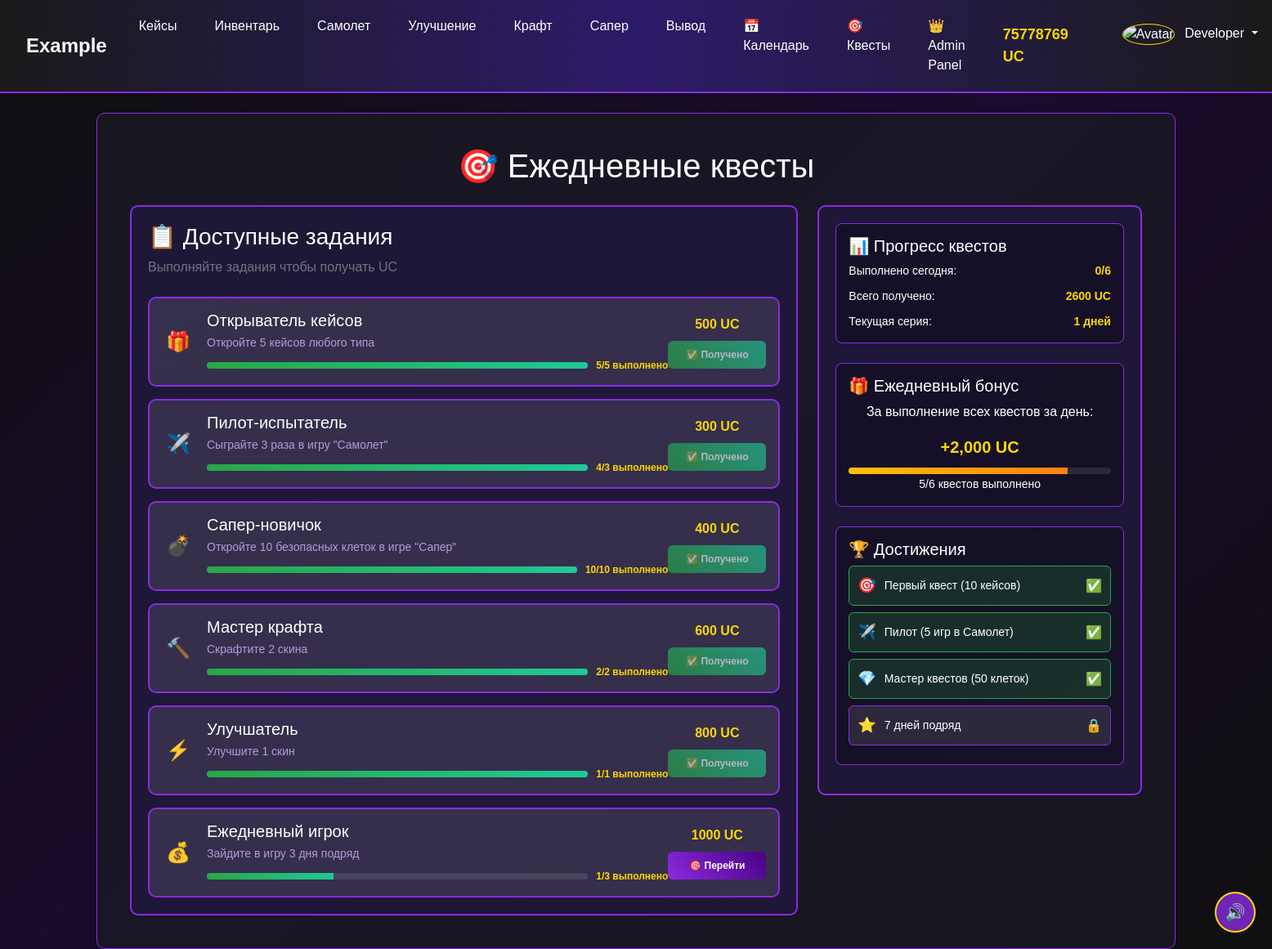
Page /quests (signed in) on the committed database.
### tables this page shows
CREATE TABLE quests (
            id INTEGER PRIMARY KEY AUTOINCREMENT,
            title TEXT NOT NULL,
            description TEXT NOT NULL,
            quest_type TEXT NOT NULL,
            target_value INTEGER NOT NULL,
            reward_amount INTEGER NOT NULL,
            is_active INTEGER DEFAULT 1
        );

CREATE TABLE user_stats (
            id INTEGER PRIMARY KEY AUTOINCREMENT,
            user_id INTEGER NOT NULL,
            last_login DATE,
            consecutive_logins INTEGER DEFAULT 0,
            total_cases_opened INTEGER DEFAULT 0,
            total_plane_games INTEGER DEFAULT 0,
            total_mines_games INTEGER DEFAULT 0,
            total_safe_cells INTEGER DEFAULT 0,
            total_crafts INTEGER DEFAULT 0,
            total_upgrades INTEGER DEFAULT 0,
            FOREIGN KEY (user_id) REFERENCES users (id),
            UNIQUE(user_id)
        );

### app.py (the view)
@app.route('/quests')
def quests():
    if 'user_id' not in session:
        return redirect(url_for('auth_login'))
    user_id = session['user_id']
    conn = get_db_connection()
    quests_data = conn.execute('''
        SELECT
            q.id,
            q.title,
            q.description,
            q.quest_type,
            q.target_value,
            q.reward_amount,
            COALESCE(qp.current_value, 0) as current_value,
            CASE WHEN COALESCE(qp.current_value, 0) >= q.target_value THEN 1 ELSE 0 END as is_completed,
            COALESCE(qp.completed_at, '') as completed_at
        FROM quests q
        LEFT JOIN quest_progress qp ON q.id = qp.quest_id AND qp.user_id = ?
        WHERE q.is_active = 1
        ORDER BY q.id
    ''', (user_id,)).fetchall()
    stats_row = conn.execute(
        'SELECT * FROM user_stats WHERE user_id = ?',
        (user_id,)
    ).fetchone()
    if not stats_row:
        conn.execute(
            'INSERT INTO user_stats (user_id, last_login) VALUES (?, ?)',
            (user_id, datetime.now().strftime('%Y-%m-%d'))
        )
        conn.commit()
        stats = {
            'total_cases_opened': 0,
            'total_plane_games': 0,
            'total_mines_games': 0,
            'total_safe_cells': 0,
            'total_crafts': 0,
            'total_upgrades': 0,
            'consecutive_logins': 0
        }
    else:
        stats = dict(stats_row)
    update_login_statistics(user_id)
    update_consecutive_logins_quest(user_id, stats.get('consecutive_logins', 0))
    current_date = datetime.now().strftime('%Y-%m-%d')
    conn.close()
    return render_template('quests.html', quests=quests_data, stats=stats, current_date=current_date)

### templates/quests.html (shortened to what this page needs)
{% extends "base.html" %}
{% block content %}
<div class="quests-container">
    <h1 class="text-center mb-4">🎯 Ежедневные квесты</h1>
    <div class="row">
        <div class="col-md-8">
            <div class="quests-main">
                <div class="quests-header mb-4">
                    <h3>📋 Доступные задания</h3>
                    <p class="text-muted">Выполняйте задания чтобы получать UC</p>
                </div>
                <div class="quests-list">
                    {% for quest in quests %}
                    <div class="quest-item" data-quest-id="{{ quest.id }}"
                         data-completed="{{ 'true' if quest.is_completed else 'false' }}"
                         data-reward-claimed="{{ 'true' if quest.completed_at else 'false' }}">
                        <div class="quest-icon">
                            {% if quest.quest_type == 'open_cases' %}🎁
                            {% elif quest.quest_type == 'play_plane' %}✈️
                            {% elif quest.quest_type == 'open_safe_cells' %}💣
                            {% elif quest.quest_type == 'craft_skins' %}🔨
                            {% elif quest.quest_type == 'upgrade_skin' %}⚡
                            {% elif quest.quest_type == 'consecutive_logins' %}💰
                            {% else %}🎯{% endif %}
                        </div>
                        <div class="quest-info">
                            <h5>{{ quest.title }}</h5>
                            <p>{{ quest.description }}</p>
                            <div class="quest-progress">
                                <div class="progress">
                                    <div class="progress-bar" style="width: {{ (quest.current_value / quest.target_value * 100) if quest.target_value > 0 else 0 }}%"></div>
                                </div>
                                <span>{{ quest.current_value }}/{{ quest.target_value }} выполнено</span>
                            </div>
                        </div>
                        <div class="quest-reward">
                            <span class="reward-amount">{{ quest.reward_amount }} UC</span>
                            {% if quest.completed_at %}
                                <button class="btn btn-quest btn-success" disabled>✅ Получено</button>
                            {% elif quest.is_completed %}
                                <button class="btn btn-quest btn-warning" onclick="claimQuestReward({{ quest.id }})">💰 Забрать награду</button>
                            {% else %}
                                <button class="btn btn-quest btn-primary" onclick="completeQuest({{ quest.id }})">🎯 Перейти</button>
                            {% endif %}
                        </div>
                    </div>
                    {% endfor %}
                </div>
            </div>
        </div>
        <div class="col-md-4">
            <div class="quests-sidebar">
                <div class="stats-card mb-4">
                    <h5>📊 Прогресс квестов</h5>
                    <div class="stats-grid">
                        <div class="stat">
                            <span>Выполнено сегодня:</span>
                            <strong>
                                {% set completed_today = namespace(count=0) %}
                                {% for quest in quests %}
                                    {% if quest.completed_at %}
                                        {% set completed_date = quest.completed_at.split()[0] if quest.completed_at else '' %}
                                        {% if completed_date == current_date %}
                                            {% set completed_today.count = completed_today.count + 1 %}
                                        {% endif %}
                                    {% endif %}
                                {% endfor %}
                                {{ completed_today.count }}/{{ quests|length }}
                            </strong>
                        </div>
                        <div class="stat">
                            <span>Всего получено:</span>
                            <strong>
                                {% set total_reward = namespace(value=0) %}
                                {% for quest in quests %}
                                    {% if quest.completed_at %}
                                        {% set total_reward.value = total_reward.value + quest.reward_amount %}
                                    {% endif %}
                                {% endfor %}
                                {{ total_reward.value }} UC
                            </strong>
                        </div>
                        <div class="stat">
                            <span>Текущая серия:</span>
                            <strong>{{ stats.consecutive_logins }} дней</strong>
                        </div>
                    </div>
                </div>
                <div class="daily-bonus-card mb-4">
                    <h5>🎁 Ежедневный бонус</h5>
                    <div class="bonus-info">
                        <p>За выполнение всех квестов за день:</p>
                        <div class="bonus-amount">+2,000 UC</div>
                        <div class="bonus-progress">
                            <div class="progress">
                                {% set completed_count = quests|selectattr('is_completed')|list|length %}
                                <div class="progress-bar bg-warning" style="width: {{ (completed_count / quests|length * 100) if quests|length > 0 else 0 }}%"></div>
                            </div>
                            <small>{{ completed_count }}/{{ quests|length }} квестов выполнено</small>
                        </div>
                    </div>
                </div>
                <div class="achievements-card">
                    <h5>🏆 Достижения</h5>
                    <div class="achievement-item {% if stats.total_cases_opened >= 10 %}completed{% endif %}">
                        <span class="achievement-icon">🎯</span>
                        <span class="achievement-text">Первый квест (10 кейсов)</span>
                        <span class="achievement-badge">{% if stats.total_cases_opened >= 10 %}✅{% else %}🔒{% endif %}</span>
                    </div>
                    <div class="achievement-item {% if stats.total_plane_games >= 5 %}completed{% endif %}">
                        <span class="achievement-icon">✈️</span>
                        <span class="achievement-text">Пилот (5 игр в Самолет)</span>
                        <span class="achievement-badge">{% if stats.total_plane_games >= 5 %}✅{% else %}🔒{% endif %}</span>
                    </div>
                    <div class="achievement-item {% if stats.total_safe_cells >= 50 %}completed{% endif %}">
                        <span class="achievement-icon">💎</span>
                        <span class="achievement-text">Мастер квестов (50 клеток)</span>
                        <span class="achievement-badge">{% if stats.total_safe_cells >= 50 %}✅{% else %}🔒{% endif %}</span>
                    </div>
                    <div class="achievement-item {% if stats.consecutive_logins >= 7 %}completed{% endif %}">
                        <span class="achievement-icon">⭐</span>
                        <span class="achievement-text">7 дней подряд</span>
                        <span class="achievement-badge">{% if stats.consecutive_logins >= 7 %}✅{% else %}🔒{% endif %}</span>
                    </div>
                </div>
            </div>
        </div>
    </div>
</div>
{% endblock %}

### templates/base.html (shortened to what this page needs)
<!DOCTYPE html>
<html lang="ru">
<head>
    <link href="https://cdn.jsdelivr.net/npm/bootstrap@5.1.3/dist/css/bootstrap.min.css" rel="stylesheet">
    <link rel="stylesheet" href="{{ url_for('static', filename='css/style.css') }}">
</head>
<body>
    <nav class="navbar navbar-dark navbar-expand-lg main-nav">
        <div class="container-fluid">
            <a class="navbar-brand" href="#">Example</a>
            <div class="collapse navbar-collapse" id="navbarNav">
                <ul class="navbar-nav me-auto">
                    <li class="nav-item">
                        <a class="nav-link" href="{{ url_for('cases') }}">Кейсы</a>
                    </li>
                    <li class="nav-item">
                        <a class="nav-link" href="{{ url_for('inventory') }}">Инвентарь</a>
                    </li>
                    <li class="nav-item">
                        <a class="nav-link" href="{{ url_for('plane') }}">Самолет</a>
                    </li>
                    <li class="nav-item">
                        <a class="nav-link" href="{{ url_for('upgrade') }}">Улучшение</a>
                    </li>
                    <li class="nav-item">
                        <a class="nav-link" href="{{ url_for('craft') }}">Крафт</a>
                    </li>
                    <li class="nav-item">
                        <a class="nav-link" href="{{ url_for('mines') }}">Сапер</a>
                    </li>
                    <li class="nav-item">
                        <a class="nav-link" href="{{ url_for('withdraw') }}">Вывод</a>
                    </li>
                    <li class="nav-item">
                        <a class="nav-link" href="{{ url_for('calendar') }}">📅 Календарь</a>
                    </li>
                    <li class="nav-item">
                        <a class="nav-link" href="{{ url_for('quests') }}">🎯 Квесты</a>
                    </li>
                    {% if session.get('username') == 'Developer' %}
                    <li class="nav-item">
                        <a class="nav-link" href="{{ url_for('admin_panel') }}">👑 Admin Panel</a>
                    </li>
                    {% endif %}
                </ul>
                <div class="navbar-nav ms-auto">
                    {% if session.get('user_id') %}
                    <div class="nav-item balance-container">
                        <span class="nav-link balance-text" id="userBalance">Загрузка...</span>
                    </div>
                    <div class="nav-item dropdown">
                        <a class="nav-link dropdown-toggle" href="#" id="navbarDropdown" role="button" data-bs-toggle="dropdown">
                            <img src="{{ url_for('static', filename='images/avatars/' + (session.get('avatar', 'avatar1.png'))) }}"
                                 alt="Avatar" class="avatar-small">
                            {{ session.get('username', 'User') }}
                        </a>
                    </div>
                    {% endif %}
                </div>
            </div>
        </div>
    </nav>
    <div class="container mt-4">
        {% block content %}{% endblock %}
    </div>
    <div class="sound-toggle" id="soundToggle" onclick="toggleSound()">
        <span id="soundIcon">🔊</span>
    </div>
</body>
</html>

### rows in the picture
quests: title "Открыватель кейсов", description "Откройте 5 кейсов любого типа", current_value "5", target_value "5", reward_amount "500", shows "✅ Получено"
quests: title "Пилот-испытатель", description "Сыграйте 3 раза в игру \"Самолет\"", current_value "4", target_value "3", reward_amount "300", shows "✅ Получено"
quests: title "Сапер-новичок", description "Откройте 10 безопасных клеток в игре \"Сапер\"", current_value "10", target_value "10", reward_amount "400", shows "✅ Получено"
quests: title "Мастер крафта", description "Скрафтите 2 скина", current_value "2", target_value "2", reward_amount "600", shows "✅ Получено"
quests: title "Улучшатель", description "Улучшите 1 скин", current_value "1", target_value "1", reward_amount "800", shows "✅ Получено"
quests: title "Ежедневный игрок", description "Зайдите в игру 3 дня подряд", current_value "1", target_value "3", reward_amount "1000"
user_stats: consecutive_logins "1"

### other values in the picture
{{ session.get('username', 'User') }} "Developer"
{{ completed_today.count }} "0"
{{ quests|length }} "6"
{{ total_reward.value }} "2600"
{{ completed_count }} "5"
